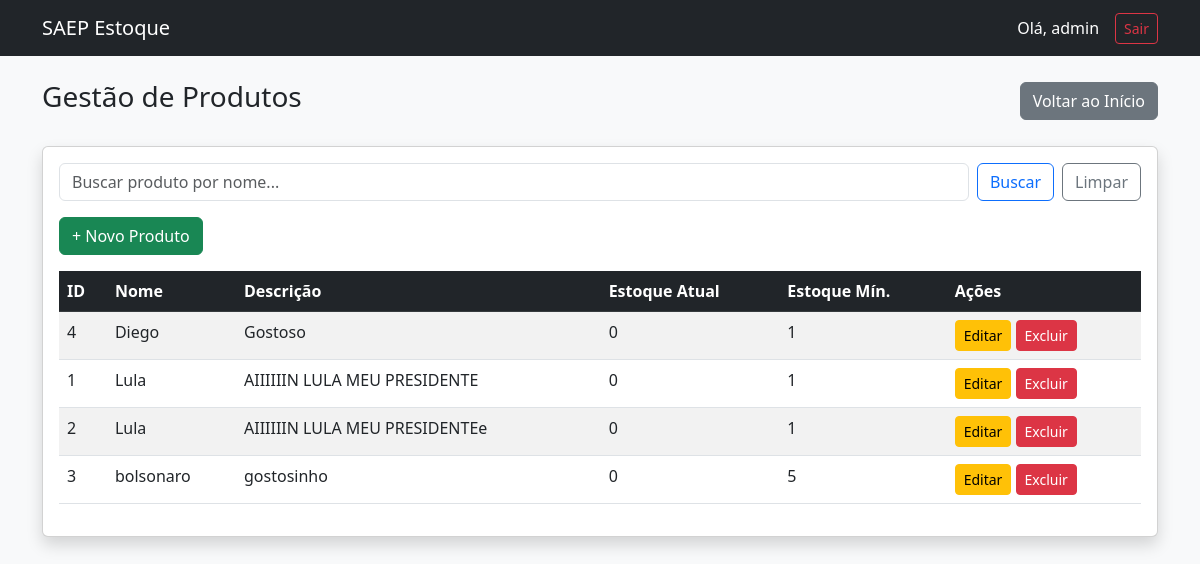
Before: /produto/ (signed in) with the older database file.
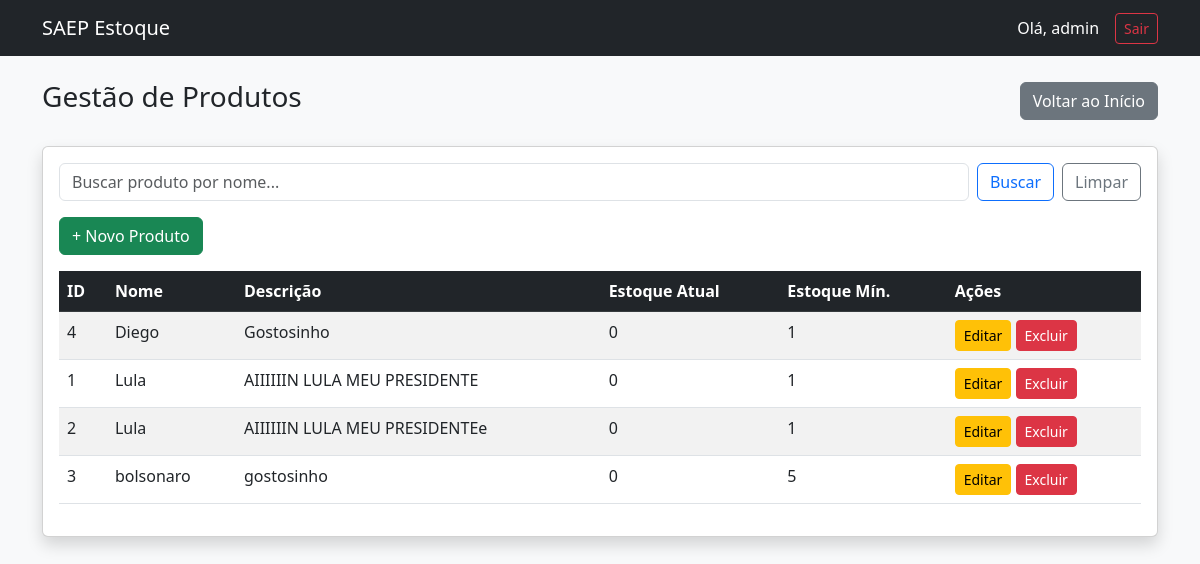
After: the same page with the newer database file.
### models.py (models this page shows, shortened)
class Usuario(Base, UserMixin):
    __tablename__ = 'usuarios'
    id = Column(Integer, primary_key=True)
    nome = Column(String(50), nullable=False)
    email = Column(String(150),unique=True, nullable=False)
    senha_hash = Column(String(255), nullable=False)
    criado_em = Column(DateTime, default=func.now())

class Produto(Base):
    __tablename__ = 'produtos'
    id = Column(Integer, primary_key=True)
    nome = Column(String(100), nullable=False)
    descricao = Column(String(255))
    estoque_atual = Column(Integer, default=0)
    estoque_minimo = Column(Integer, default=5)
    criado_em = Column(DateTime,nullable=False, default=func.now())
    movimentacao = relationship("Movimentacao", back_populates="produto")

### app.py (the view)
@app.route('/produto/', methods=['GET', 'POST'])
@login_required
def gerenciar_produto():
    if request.method == 'POST':
        termo_busca = request.form.get('busca')
        busca = select(Produto).where(Produto.nome.like(f'%{termo_busca}%'))
        busca_resultado = db_session.execute(busca).scalars().all()
        return render_template('produtos.html', produtos=busca_resultado)
    lista = select(Produto).order_by(Produto.nome.asc())
    lista_resultado = db_session.execute(lista).scalars().all()
    return render_template('produtos.html', produtos=lista_resultado)

### app.py (called while the page is built)
@login_manager.user_loader
def load_user(user_id):
    return db_session.get(Usuario, int(user_id))

@app.teardown_appcontext
def shutdown_session(exception=None):
    db_session.remove()

### templates/produtos.html (shortened to what this page needs)
{% extends 'base.html' %}
{% block content %}
<div class="d-flex justify-content-between align-items-center mb-4">
    <h3>Gestão de Produtos</h3>
    <a href="{{ url_for('dashboard') }}" class="btn btn-secondary">Voltar ao Início</a>
</div>
<div class="card shadow mb-4">
    <div class="card-body">
        <form method="POST" action="{{ url_for('gerenciar_produto') }}" class="d-flex mb-3">
            <input type="text" name="busca" class="form-control me-2" placeholder="Buscar produto por nome..." value="{{ busca or '' }}">
            <button class="btn btn-outline-primary" type="submit">Buscar</button>
            <a href="{{ url_for('gerenciar_produto') }}" class="btn btn-outline-secondary ms-2">Limpar</a>
        </form>
        <button type="button" class="btn btn-success mb-3" data-bs-toggle="modal" data-bs-target="#modalProduto">
            + Novo Produto
        </button>
        <table class="table table-striped table-hover">
            <thead class="table-dark">
                <tr>
                    <th>ID</th>
                    <th>Nome</th>
                    <th>Descrição</th>
                    <th>Estoque Atual</th>
                    <th>Estoque Mín.</th>
                    <th>Ações</th>
                </tr>
            </thead>
            <tbody>
                {% for p in produtos %}
                <tr>
                    <td>{{ p.id }}</td>
                    <td>{{ p.nome }}</td>
                    <td>{{ p.descricao }}</td>
                    <td>{{ p.estoque_atual }}</td>
                    <td>{{ p.estoque_minimo }}</td>
                    <td>
                        <button type="button" class="btn btn-sm btn-warning" data-bs-toggle="modal" data-bs-target="#modalProduto{{ p.id }}">
                            Editar
                        </button>
                        <form method="POST" action="{{ url_for('excluir_produto', id=p.id) }}" class="d-inline">
                            <button type="submit" class="btn btn-sm btn-danger" onclick="return confirm('Certeza que deseja excluir o produto {{ p.nome }}?')">
                                Excluir
                            </button>
                        </form>
                    </td>
                </tr>
                {% endfor %}
            </tbody>
        </table>
    </div>
</div>
{% endblock %}

### templates/base.html (shortened to what this page needs)
<!DOCTYPE html>
<html lang="pt-BR">
<head>
    <link href="https://cdn.jsdelivr.net/npm/bootstrap@5.3.0/dist/css/bootstrap.min.css" rel="stylesheet">
</head>
<body class="bg-light">
    {% if current_user.is_authenticated %}
    <nav class="navbar navbar-expand-lg navbar-dark bg-dark mb-4">
        <div class="container">
            <a class="navbar-brand" href="{{ url_for('dashboard') }}">SAEP Estoque</a>
            <div class="d-flex align-items-center">
                <span class="text-white me-3">Olá, {{ current_user.nome }}</span>
                <a href="{{ url_for('logout') }}" class="btn btn-sm btn-outline-danger">Sair</a>
            </div>
        </div>
    </nav>
    {% endif %}
    <div class="container mt-4">
        {% block content %}
        {% endblock %}
    </div>
</body>
</html>

Changed rows visible on the page:
changed Produto "Diego": descricao "Gostoso" → "Gostosinho"
